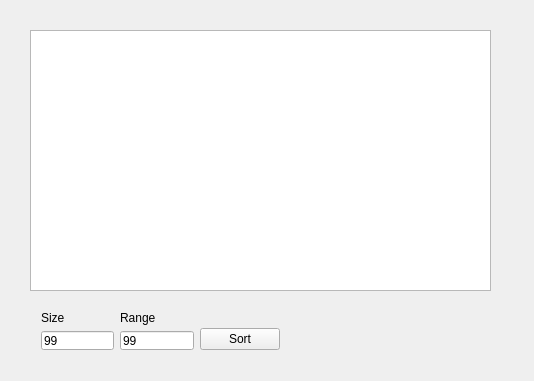
<?xml version="1.0" encoding="UTF-8"?>
<ui version="4.0">
 <class>MainWindow</class>
 <widget class="QMainWindow" name="MainWindow">
  <property name="geometry">
   <rect>
    <x>0</x>
    <y>0</y>
    <width>534</width>
    <height>381</height>
   </rect>
  </property>
  <property name="windowTitle">
   <string>Shaker Sort</string>
  </property>
  <widget class="QWidget" name="centralWidget">
   <widget class="QTextBrowser" name="textBrowser">
    <property name="geometry">
     <rect>
      <x>30</x>
      <y>30</y>
      <width>461</width>
      <height>261</height>
     </rect>
    </property>
   </widget>
   <widget class="QWidget" name="">
    <property name="geometry">
     <rect>
      <x>30</x>
      <y>300</y>
      <width>261</width>
      <height>61</height>
     </rect>
    </property>
    <layout class="QHBoxLayout" name="horizontalLayout_2">
     <item>
      <layout class="QHBoxLayout" name="horizontalLayout">
       <item>
        <layout class="QVBoxLayout" name="verticalLayout">
         <item>
          <widget class="QLabel" name="label">
           <property name="text">
            <string>Size</string>
           </property>
          </widget>
         </item>
         <item>
          <widget class="QLineEdit" name="sizeEdit">
           <property name="text">
            <string>99</string>
           </property>
          </widget>
         </item>
        </layout>
       </item>
       <item>
        <layout class="QVBoxLayout" name="verticalLayout_2">
         <item>
          <widget class="QLabel" name="label_2">
           <property name="text">
            <string>Range</string>
           </property>
          </widget>
         </item>
         <item>
          <widget class="QLineEdit" name="rangeEdit">
           <property name="text">
            <string>99</string>
           </property>
          </widget>
         </item>
        </layout>
       </item>
      </layout>
     </item>
     <item>
      <layout class="QVBoxLayout" name="verticalLayout_3">
       <item>
        <spacer name="verticalSpacer">
         <property name="orientation">
          <enum>Qt::Vertical</enum>
         </property>
         <property name="sizeHint" stdset="0">
          <size>
           <width>20</width>
           <height>40</height>
          </size>
         </property>
        </spacer>
       </item>
       <item>
        <widget class="QPushButton" name="pushButton">
         <property name="text">
          <string>Sort</string>
         </property>
        </widget>
       </item>
      </layout>
     </item>
    </layout>
   </widget>
  </widget>
 </widget>
 <layoutdefault spacing="6" margin="11"/>
 <resources/>
 <connections/>
</ui>
